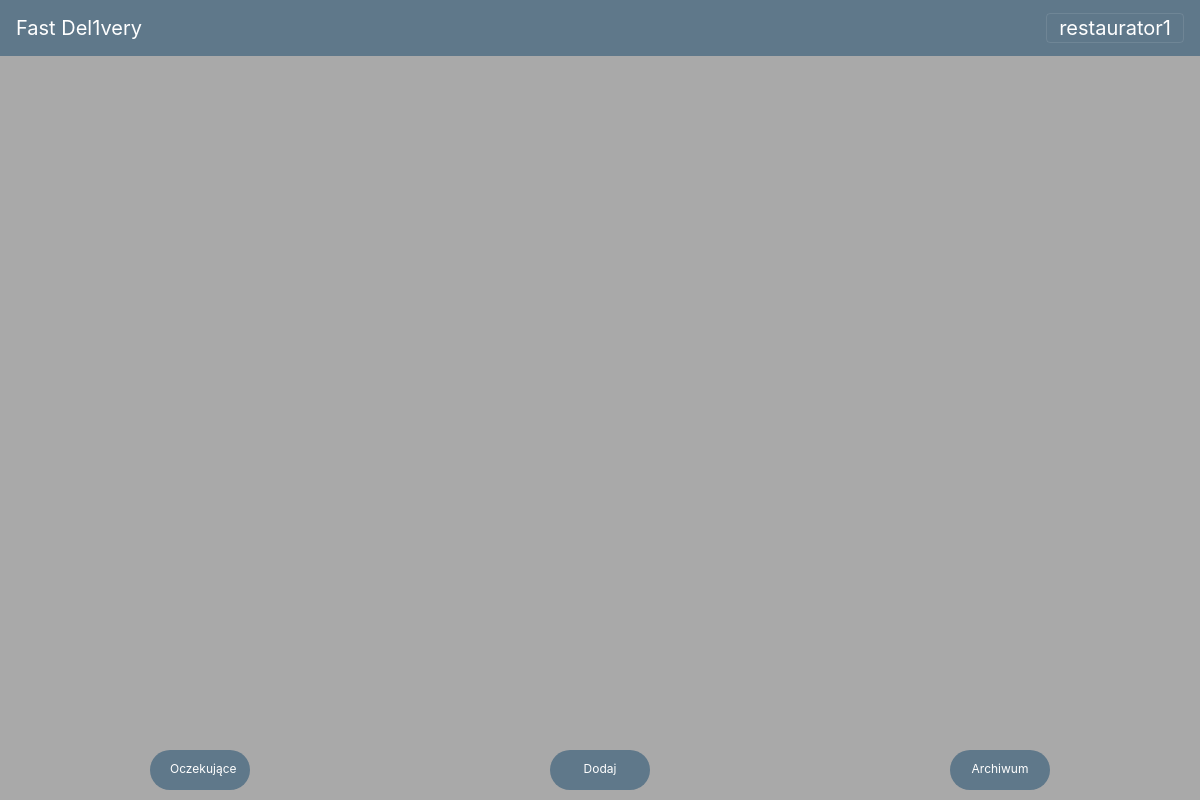
The app's page /post/zakonczone/ (signed in), older data.
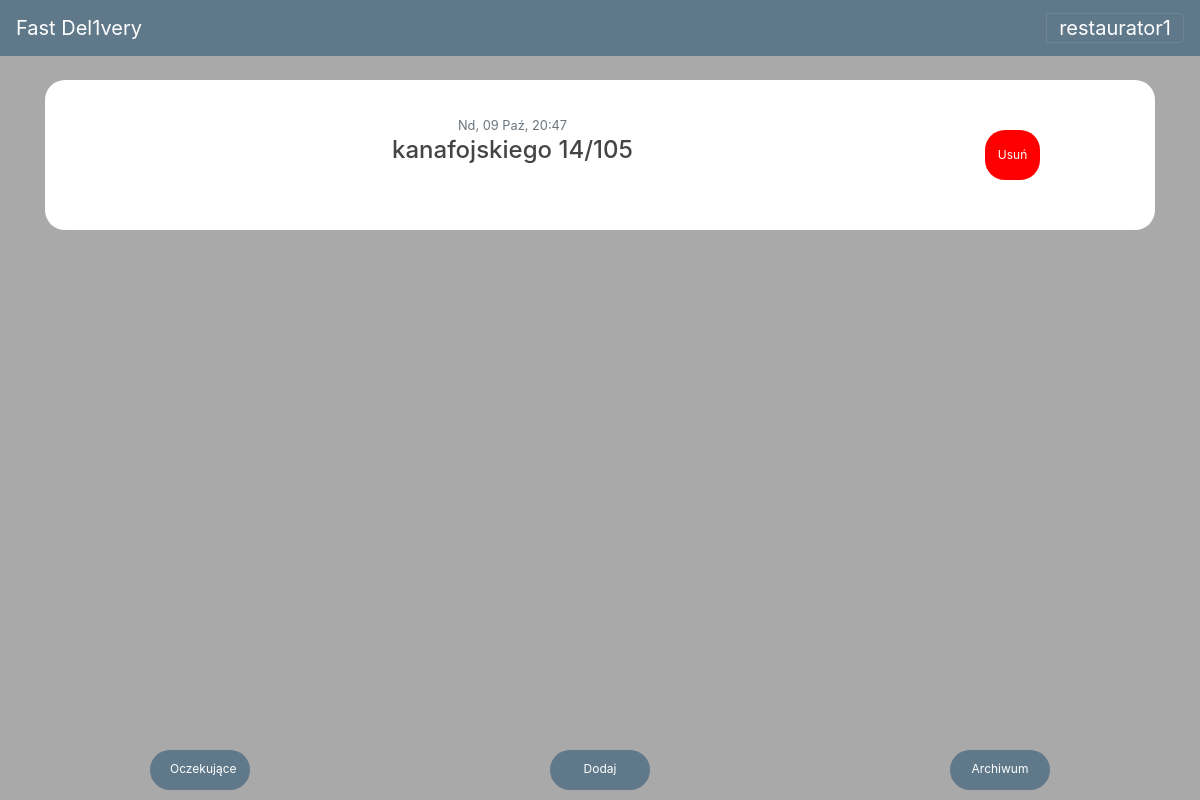
The same page, newer data.
### posts/models.py (models this page shows, shortened)
class Post(models.Model):
    id = models.AutoField(primary_key=True)
    date = models.DateTimeField(default=datetime.datetime.now())
    restauracja = models.CharField(max_length=50)
    LOW = 15
    NORMAL = 20
    HIGH = 30
    VHIGH = 45
    HIGHEST = 60
    STATUS_CHOICES = (
        (LOW, '15 min'),
        (NORMAL, '20 min'),
        (HIGH, '30 min'),
        (VHIGH, '45 min'),
        (HIGHEST, '60 min'),
    )
    czas_przygotowania = models.IntegerField(default=LOW, choices=STATUS_CHOICES)
    czas_odebrania = models.DateTimeField(null=True, blank=True)
    czas_dostarczenia = models.DateTimeField(null=True, blank=True)
    status = models.CharField(max_length=50,default="Oczekujące")
    no_of_likes = models.CharField(max_length=50, null = True, blank=True)
    miasto = models.CharField(max_length=50, null=False, default="Olsztyn")
    adres = models.CharField(max_length=50, null = False)
    nr_mieszkania = models.CharField(max_length=4, null = False, blank=True)
    choose_payment = (
        ('karta','Karta'),
        ('gotowka','Gotowka'),
        ('zaplacone','Zaplacone')
    )
    płatność = models.CharField(max_length=10, choices=choose_payment, default='zaplacone')
    kwota = models.CharField(max_length=5, null = False)
    telefon = models.CharField(max_length=13, null = False)
    komentarz = models.CharField(max_length=200, null=True, blank=True)
    choose_platform = (
        ('uber','Uber'),
        ('rest','Rest'),
        ('glovo','Glovo'),
        ('tel','Tel')
    )
    platforma = models.CharField(max_length=5, choices=choose_platform, default='glovo')
    oczekujace = models.BooleanField(default=True)
    trasa = models.BooleanField(default=False)
    zakonczone = models.BooleanField(default=False)
    class Meta:
        ordering = ['date']

### posts/views.py (the view)
# urls.py: path('post/zakonczone/', PostListView_zakonczone.as_view(), name='posts-zakonczone'),
class PostListView_zakonczone(LoginRequiredMixin, ListView):
    model = Post
    template_name = 'posts/zakonczone.html'  # <posts>/<model>_<viewtype>.html
    login_url = '/login/'
    context_object_name = 'posts'

### posts/templates/posts/zakonczone.html
{% extends "posts/base.html" %}
{% load static %}
{% block content %}
    {% for post in posts %}
    {% if post.zakonczone and user.restauracja == post.restauracja%}
    <div class="row">
        <div class="col-md-10">
            <div class="dane">
                <small class="text-muted">{{ post.date|date:"D, d M, G:i" }}</small>
                <h4><a class="article-title" href="{% url 'post-detail' post.id %}">{{ post.adres }}/{{post.nr_mieszkania}}</a> </h4>
            </div>
        </div>
        <div class="col-md-2">
            <button class="button btn-rounded btn-delete" onclick="javascript:location.href='{% url 'post-delete' post.id %}'"> Usuń </button>
        </div>
    </div>
    {% endif %}
    {% endfor %}
{% endblock content %}

Row changes from the older to the newer data that the page shows:
added Post: date "Nd, 09 Paź, 20:47", adres "kanafojskiego 14", nr_mieszkania "105"
